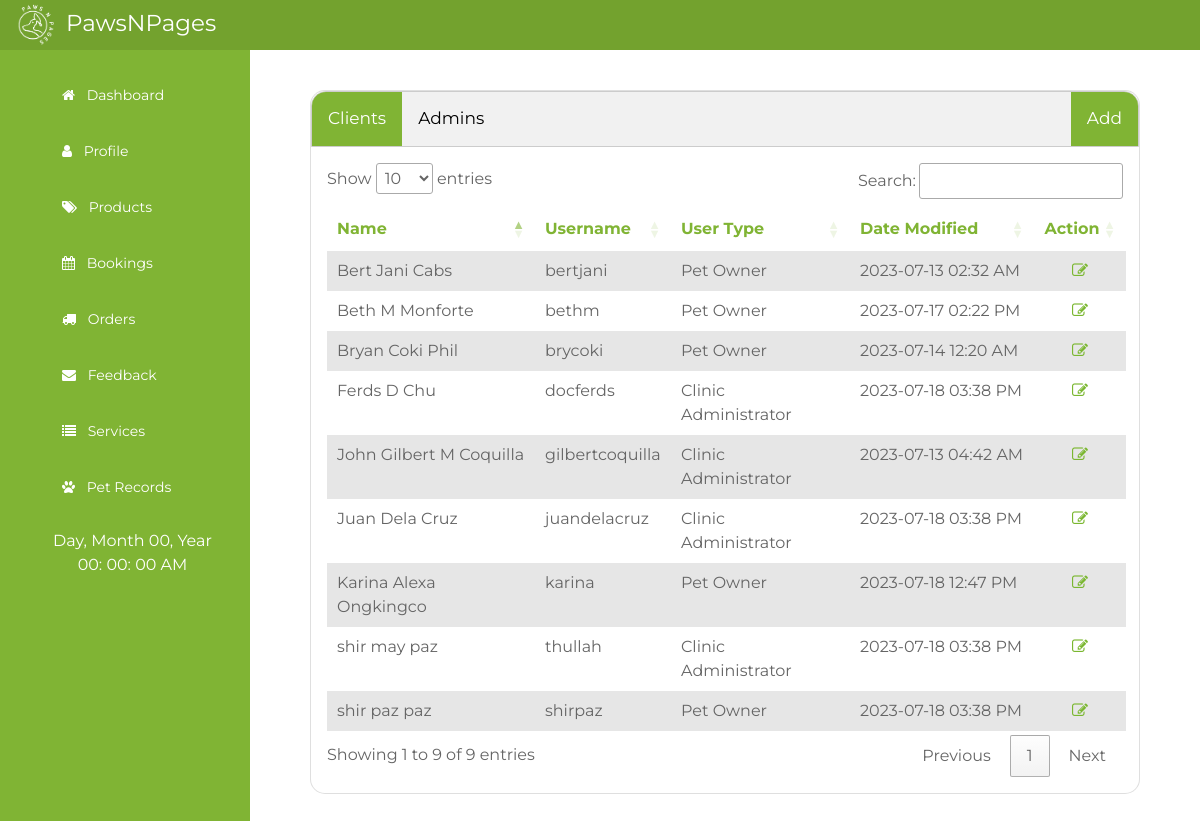
The page /users.php on the database its author committed.
### tables this page shows
CREATE TABLE `users` (
  `UserID` int(11) NOT NULL,
  `FirstName` varchar(100) NOT NULL,
  `MiddleName` varchar(100) NOT NULL,
  `LastName` varchar(100) NOT NULL,
  `ContactNo` varchar(20) NOT NULL,
  `Birth_Date` date DEFAULT NULL,
  `UserType` varchar(50) NOT NULL,
  `Username` varchar(150) NOT NULL,
  `Email` varchar(200) NOT NULL,
  `Password` varchar(100) NOT NULL,
  `DateTimeModified` datetime DEFAULT NULL
);

### users.php (the view, shortened to what this page needs)
<?php
include('connection.php');
?>
<!DOCTYPE html>
<html lang="en">
<head>
    <link rel="stylesheet" href="https://stackpath.bootstrapcdn.com/bootstrap/4.5.0/css/bootstrap.min.css">
    <link rel="stylesheet" href="https://maxcdn.bootstrapcdn.com/font-awesome/4.7.0/css/font-awesome.min.css">
    <link href="https://cdn.jsdelivr.net/npm/bootstrap-icons@1.4.1/font/bootstrap-icons.css" rel="stylesheet">
    <link href="lib/flaticon/font/flaticon.css" rel="stylesheet">
    <link href="lib/owlcarousel/assets/owl.carousel.min.css" rel="stylesheet">
    <link href="css/bootstrap.min.css" rel="stylesheet">
    <link href="css/style.css" rel="stylesheet">
</head>
<body onload="initClock()">
    <div style="width:100%; height:50px; background-color:#73a22e;">
        <p style="color:white; font-size:23px; padding-left:10px;"><img src="img/logo_white.png" height="50px">&nbsp;PawsNPages
    </div>
    <div class="wrapper">
        <div class="side_bar">
            <div class="side_bar_bottom" style="height:100%;">
                <ul>
                    <li>
                        <a href="dashboard.php"><span class="icon"><i class="fa fa-home"></i></span>
                            <span class="item">Dashboard</span></a>
                    </li>
                    <li>
                        <a href="clinicadmin.php"><span class="icon"><i class="fa fa-user"></i></span>
                            <span class="item">Profile</span></a>
                    </li>
                    <li>
                        <a href="supplies.php"><span class="icon"><i class="fa fa-tags"></i></span>
                            <span class="item">Products</span></a>
                    </li>
                    <li>
                        <a href="bookings.php"><span class="icon"><i class="fa fa-calendar"></i></span>
                            <span class="item">Bookings</span></a>
                    </li>
                    <li>
                        <a href="orders_admin.php"><span class="icon"><i class="fa fa-truck"></i></span>
                            <span class="item">Orders</span></a>
                    </li>
                    <li>
                        <a href="feedbacks_admin.php"><span class="icon"><i class="fa fa-envelope"></i></span>
                            <span class="item">Feedback</span></a>
                    </li>
                    <li>
                        <a href="services.php"><span class="icon"><i class="fa fa-list"></i></span>
                            <span class="item">Services</span></a>
                    </li>
                    <li>
                        <a href="petsearch.php"><span class="icon"><i class="fa fa-paw"></i></span>
                            <span class="item">Pet Records</span></a>
                    </li>
                </ul>
                <div class="datetime" style="color:white;  text-align:center;">
                    <div class="date">
                        <span id="dayname">Day</span>,
                        <span id="month">Month</span>
                        <span id="daynum">00</span>,
                        <span id="year">Year</span>
                    </div>
                    <div class="time">
                        <span id="hour">00</span>:
                        <span id="minutes">00</span>:
                        <span id="seconds">00</span>
                        <span id="period">AM</span>
                    </div>
                </div>
            </div>
        </div>
        <div class="main_container">
            <div style="padding-right:30px; padding-left:30px; padding-top:10px;">
                <div class="row">
                    <div class="col-xl-12">
                        <div class="card mb-4 mb-xl-0" style="border-radius: 15px;" id="vaccine_tab" name="tab">
                            <div class="tab">
                                <button id="v_tab" class="tablinks active" onclick="showContent('content1', this)">Clients</button>
                                <button id="ha_tab" class="tablinks" onclick="showContent('content2', this)">Admins</button>
                                <button class="tablinks" data-toggle="modal" data-target="#add_modal" style="float:right; background-color:#80b434; color:white;">Add</button>
                            </div>
                            <div class="card-body text-center" id="content1">
                                <table class="table table-striped table-hover" id="clients" style="text-align: left; border: 0;">
                                    <thead>
                                        <tr class="table100-head">
                                            <th class="column1" style="border:0px; color:#80b434; ">Name</th>
                                            <th class="column1" style="border:0px; color:#80b434; ">Username</th>
                                            <th class="column1" style="border:0px; color:#80b434; ">User Type</th>
                                            <th class="column1" style="border:0px; color:#80b434; ">Date Modified</th>
                                            <th class="column1" style="border:0px; color:#80b434;  text-align: center;">Action</th>
                                        </tr>
                                    </thead>
                                    <tbody>
                                        <?php
                                        $ret = mysqli_query($con, "SELECT * FROM users WHERE userType != 'Administrator'");
                                        $row = mysqli_num_rows($ret);
                                        if ($row > 0) {
                                            while ($row = mysqli_fetch_array($ret)) {
                                                $date = new DateTime($row['DateTimeModified']);
                                        ?>
                                                <?php
                                                $user_id = $row['UserID'];
                                                $ret1 = mysqli_query($con, "SELECT * FROM address WHERE UserID='$user_id'");
                                                $row1 = mysqli_fetch_array($ret1);
                                                ?>
                                                <tr border:0px;>
                                                    <td style="border:0px;"> <?php echo $row['FirstName'] . ' ' .  $row['MiddleName'] . ' ' . $row['LastName'] ?></td>
                                                    <td style="border:0px;"><?php echo $row['Username']; ?></td>
                                                    <td style="border:0px;"><?php echo $row['UserType']; ?></td>
                                                    <td style="border:0px;"><?php echo $date->format('Y-m-d h:i A');; ?></td>
                                                    <td style="text-align: center; border:0px;">
                                                        <a href="" user-id="<?php echo $row['UserID'] ?>" user-fname="<?php echo $row['FirstName'] ?>" user-mname="<?php echo $row['MiddleName'] ?>" user-lname="<?php echo $row['LastName'] ?>" user-lotnostreet="<?php echo $row1['LotNo_Street'] ?>" user-province="<?php echo $row1['Province'] ?>" user-barangay="<?php echo $row1['Barangay'] ?>" user-city="<?php echo $row1['City'] ?>" user-zipcode="<?php echo $row1['ZIPCode'] ?>" user-cnum="<?php echo $row['ContactNo'] ?>" user-bdate="<?php echo $row['Birth_Date'] ?>" user-utype="<?php echo $row['UserType'] ?>" user-email="<?php echo $row['Email'] ?>" user-username="<?php echo $row['Username'] ?>" user-password="<?php echo $row['Password'] ?>" class="edit" title="Edit" data-toggle="modal" data-target="#edit_modal"><i class="fa fa-edit"></i></a>
                                                    </td>
                                                </tr>
                                            <?php
                                            }
                                        } else { ?>
                                            <tr style="border:0px;">
                                                <td style="text-align:center; color:red; border:0px;" colspan="8">No Record Found</td>
                                            </tr>
                                        <?php } ?>
                                    </tbody>
                                </table>
                            </div>
                        </div>
                    </div>
                </div>
            </div>
        </div>
    </div>
    <link rel="stylesheet" type="text/css" href="https://cdn.datatables.net/1.13.4/css/jquery.dataTables.min.css" />
</body>
</html>

### css/style.css (style rules this page uses)
:root { --primary: #7AB730; --secondary: #FFD33C; --light: #F3F3F3; --dark: #212121; }

### users.php (style rules this page uses)
* { margin: 0; padding: 0; box-sizing: border-box; outline: none; text-decoration: none; list-style: none; font-family: 'Montserrat', sans-serif; }
.wrapper { background: white; display: flex; }
.side_bar { width: 250px; background: #80b434; }
.main_container { width: calc(100% - 250px); padding: 30px; min-height: 100vh; }
.side_bar .side_bar_bottom { background: #80b434; padding: 20px 0; padding-left: 15px; }
.side_bar .side_bar_bottom ul li { position: relative; }
.side_bar .side_bar_bottom ul li a { display: block; padding: 15px; font-size: 14px; color: white; margin-bottom: 5px; }
.side_bar .side_bar_bottom ul li a .icon { margin-right: 8px; }
.tab { overflow: auto; border: 1px solid #ccc; background-color: #f1f1f1; border-radius: 15px 15px 0px 0px; }
.tab button { background-color: inherit; float: left; border: none; outline: none; cursor: pointer; padding: 14px 16px; transition: 0.3s; font-size: 17px; }
.tab button.active { background-color: #80b434; color: white; }
.card-body { display: none; }

### rows shown on the page
users: FirstName "John Gilbert", MiddleName "M", LastName "Coquilla", Username "gilbertcoquilla", UserType "Clinic Administrator", DateTimeModified "2023-07-13 04:42 AM"
users: FirstName "Bryan", MiddleName "Coki", LastName "Phil", Username "brycoki", UserType "Pet Owner", DateTimeModified "2023-07-14 12:20 AM"
users: FirstName "Bert", MiddleName "Jani", LastName "Cabs", Username "bertjani", UserType "Pet Owner", DateTimeModified "2023-07-13 02:32 AM"
users: FirstName "shir", MiddleName "paz", LastName "paz", Username "shirpaz", UserType "Pet Owner", DateTimeModified "2023-07-18 03:38 PM"
users: FirstName "shir", MiddleName "may", LastName "paz", Username "thullah", UserType "Clinic Administrator", DateTimeModified "2023-07-18 03:38 PM"
users: FirstName "Ferds", MiddleName "D", LastName "Chu", Username "docferds", UserType "Clinic Administrator", DateTimeModified "2023-07-18 03:38 PM"
users: FirstName "Karina", MiddleName "Alexa", LastName "Ongkingco", Username "karina", UserType "Pet Owner", DateTimeModified "2023-07-18 12:47 PM"
users: FirstName "Beth", MiddleName "M", LastName "Monforte", Username "bethm", UserType "Pet Owner", DateTimeModified "2023-07-17 02:22 PM"
users: FirstName "Juan", MiddleName "Dela", LastName "Cruz", Username "juandelacruz", UserType "Clinic Administrator", DateTimeModified "2023-07-18 03:38 PM"
